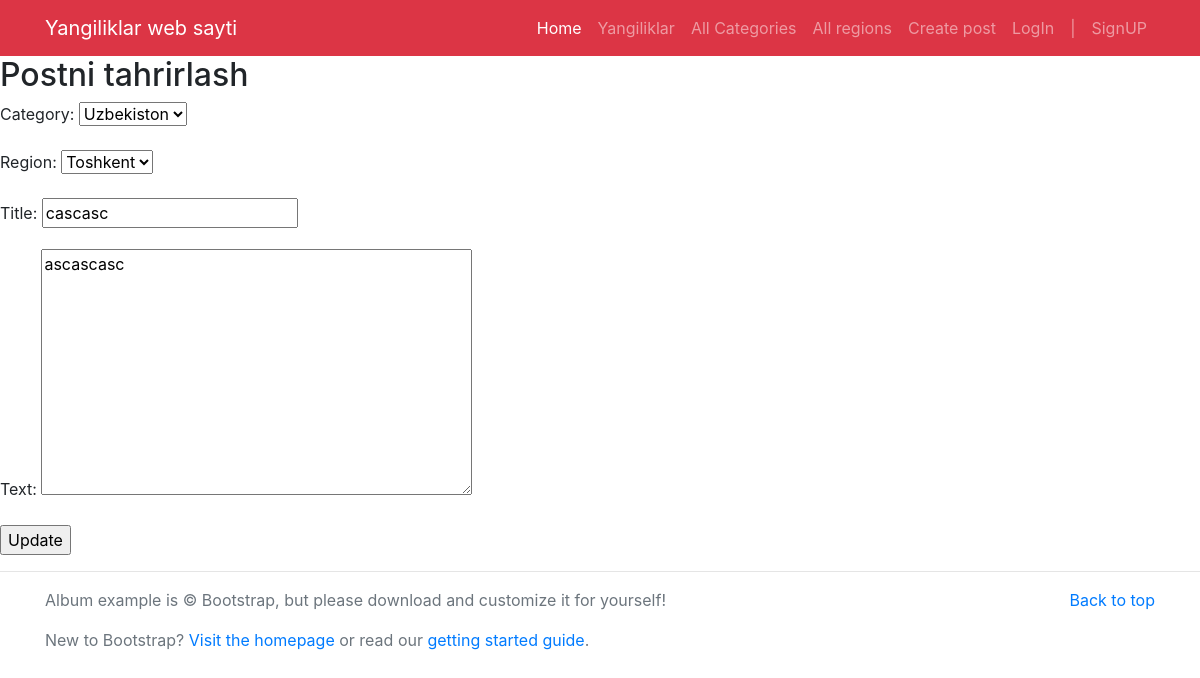
Page /edit_post/8 on the committed database.
### News/models.py (models this page shows, shortened)
class New(models.Model):
    category = models.ForeignKey(Category, on_delete=models.CASCADE)
    region = models.ForeignKey(Region, on_delete=models.CASCADE, blank=True, null=True)
    title = models.CharField(max_length=300)
    text = models.TextField()
    image = models.ImageField(upload_to='images/')
    date = models.DateField(auto_now=True)
    author = models.ForeignKey('auth.User', on_delete=models.CASCADE)

### News/views.py (the view)
# urls.py: path('edit_post/<int:pk>',Edit_post.as_view(), name='edit_post'),
class Edit_post(UpdateView):
    model = New
    template_name = 'edit-post.html'
    fields = ['category','region','title','text']

### News/models.py (called while the page is built)
    def __str__(self):
        return self.name

    def __str__(self):
        return self.name

### templates/edit-post.html (shortened to what this page needs)
{% extends 'base.html' %}
{% block content%}
<h2> Postni tahrirlash </h2>
<form method="post" >
    {{form.as_p}}
    <input type="submit" value="Update">
</form>
{% endblock%}

### rows in the picture
New: category "Uzbekiston", region "Toshkent", title "cascasc", text "ascascasc"
